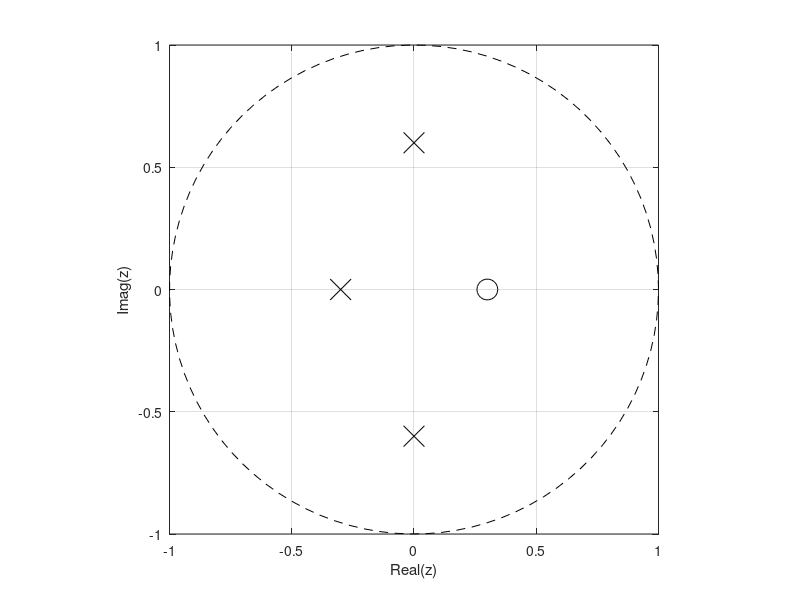
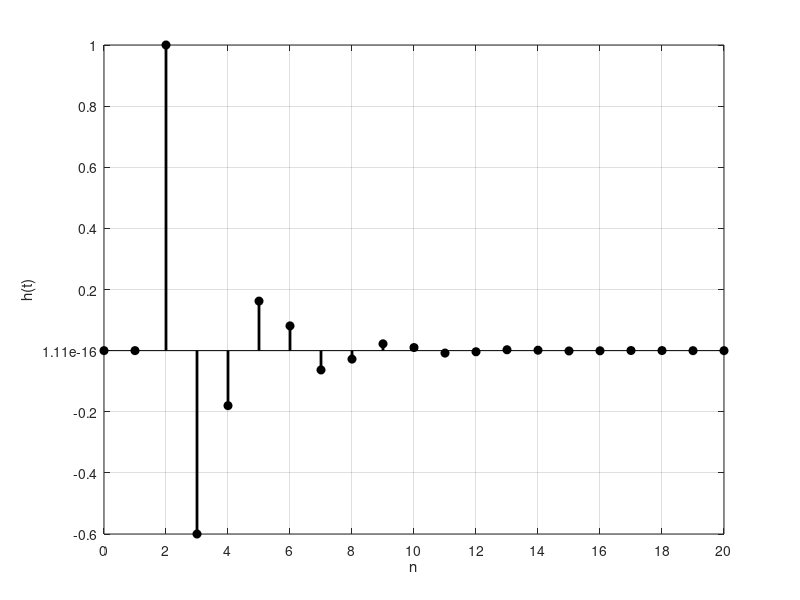
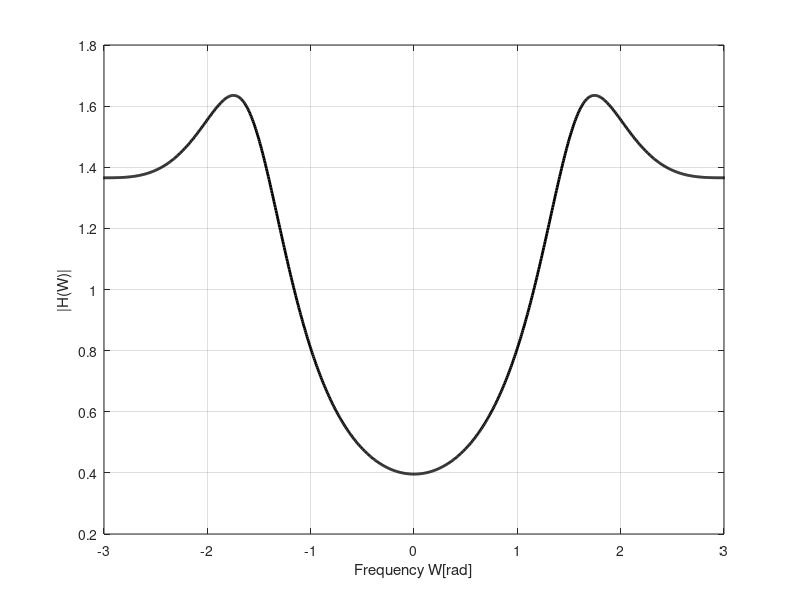

Reproduce these figures in MATLAB, in order.
clear
clc

%영점과 극점 계산
z = roots([1 -0.3]);
p = roots([1 0.3 0.36 0.108]);

real_z = real(z);
imag_z = imag(z);

real_p = real(p);
imag_p = imag(p);

%z transfrom 역변환을 찾기 위한 부분분수화
[z_z,z_p,k] = residue([1 -0.3],[1 0.3 0.36 0.108]);
n = linspace(0,20,21);

%z transform 계산
h_n1 = z_z(1) * (z_p(1) .^ n);
h_n2 = z_z(2) * (z_p(2) .^ n);
h_n3 = z_z(3) * (z_p(3) .^ n);
h_n = h_n1 + h_n2 + h_n3;

W = linspace(-pi,pi,1024); %-pi ~ pi 구간에서의 주파수 응답 확인
W_z = exp(j.*W) - z; % z domain -> exp(jW)로 변환
W_p1 = exp(j.*W) - z_p(1,1);
W_p2 = exp(j.*W) - z_p(2,1);
W_p3 = exp(j.*W) - z_p(3,1);

H_W = abs(W_z ./ (W_p1 .* W_p2 .* W_p3));

figure(5)
plot(real_p,imag_p,'xk','MarkerSize',15)
xlim([-1 1]);
ylim([-1 1]);
hold on;
plot(real_z,imag_z,'ok','MarkerSize',15)
theta = linspace(0,2*pi);
x = cos(theta);
y = sin(theta);
plot(x,y,'k--') %단위원을 그리기 위한 x,y계산 및 plot 
xlabel("Real(z)");
ylabel("Imag(z)");
axis equal
grid on;

figure(6)
h_n_disp = circshift(h_n,1);
h_n_disp(1,1) = 0;
stem(n,h_n_disp,'k','LineWidth',2,'MarkerFace','k');
xlabel("n");
ylabel("h(t)");
ylim([-0.6,1]);
%이산신호 그래프로 보이기 위해서 grid 설정 (x축 및 y축의 labeling)
set(gca,'Xtick',[0:2:20])
set(gca,'Ytick',[-0.6:0.2:1])    
grid on

figure(7)
plot(W,H_W,'k','LineWidth',2)
xlabel("Frequency W[rad]");
ylabel("|H(W)|");
ylim([0.2 1.8]);
xlim([-3 3]);
%이산신호 그래프로 보이기 위해서 grid 설정 (x축 및 y축의 labeling)
set(gca,'Xtick',[-3:1:3])
set(gca,'Ytick',[-0.2:0.2:1.8])
grid on;
